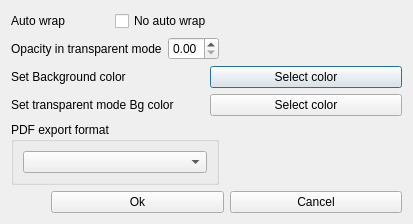
<?xml version="1.0" encoding="UTF-8"?>
<ui version="4.0">
 <class>SettingsInfoDialog</class>
 <widget class="QDialog" name="SettingsInfoDialog">
  <property name="geometry">
   <rect>
    <x>0</x>
    <y>0</y>
    <width>374</width>
    <height>201</height>
   </rect>
  </property>
  <property name="windowTitle">
   <string>Dialog</string>
  </property>
  <layout class="QVBoxLayout" name="verticalLayout">
   <item>
    <layout class="QHBoxLayout" name="horizontalLayout_2">
     <item>
      <widget class="QLabel" name="label">
       <property name="text">
        <string>Auto wrap</string>
       </property>
      </widget>
     </item>
     <item>
      <widget class="QCheckBox" name="noWrapCheckbox">
       <property name="text">
        <string>No auto wrap</string>
       </property>
      </widget>
     </item>
     <item>
      <spacer name="horizontalSpacer_2">
       <property name="sizeHint" stdset="0">
        <size>
         <width>189</width>
         <height>20</height>
        </size>
       </property>
      </spacer>
     </item>
    </layout>
   </item>
   <item>
    <layout class="QHBoxLayout" name="horizontalLayout_4">
     <item>
      <widget class="QLabel" name="opacityLabel">
       <property name="text">
        <string>Opacity in transparent mode</string>
       </property>
      </widget>
     </item>
     <item>
      <widget class="QDoubleSpinBox" name="opacityDoubleSpinBox">
       <property name="maximum">
        <double>1.000000000000000</double>
       </property>
       <property name="singleStep">
        <double>0.050000000000000</double>
       </property>
      </widget>
     </item>
     <item>
      <spacer name="horizontalSpacer_4">
       <property name="sizeHint" stdset="0">
        <size>
         <width>183</width>
         <height>28</height>
        </size>
       </property>
      </spacer>
     </item>
    </layout>
   </item>
   <item>
    <layout class="QHBoxLayout" name="horizontalLayout_8">
     <item>
      <widget class="QLabel" name="setTransparentModeColorLabel_2">
       <property name="text">
        <string>Set Background color</string>
       </property>
      </widget>
     </item>
     <item>
      <widget class="QPushButton" name="selectBgColor">
       <property name="text">
        <string>Select color</string>
       </property>
      </widget>
     </item>
    </layout>
   </item>
   <item>
    <layout class="QHBoxLayout" name="horizontalLayout_7">
     <item>
      <widget class="QLabel" name="setTransparentModeColorLabel">
       <property name="text">
        <string>Set transparent mode Bg color</string>
       </property>
      </widget>
     </item>
     <item>
      <widget class="QPushButton" name="pushButton">
       <property name="text">
        <string>Select color</string>
       </property>
      </widget>
     </item>
    </layout>
   </item>
   <item>
    <layout class="QHBoxLayout" name="horizontalLayout_6">
     <item>
      <widget class="QGroupBox" name="pdfExportGroupBox">
       <property name="title">
        <string>PDF export format</string>
       </property>
       <layout class="QHBoxLayout" name="horizontalLayout_5">
        <item>
         <widget class="QComboBox" name="pdfFormatComboBox"/>
        </item>
       </layout>
      </widget>
     </item>
     <item>
      <spacer name="horizontalSpacer_3">
       <property name="sizeHint" stdset="0">
        <size>
         <width>183</width>
         <height>28</height>
        </size>
       </property>
      </spacer>
     </item>
    </layout>
   </item>
   <item>
    <layout class="QHBoxLayout" name="horizontalLayout_3">
     <item>
      <spacer name="horizontalSpacer">
       <property name="sizeHint" stdset="0">
        <size>
         <width>40</width>
         <height>20</height>
        </size>
       </property>
      </spacer>
     </item>
     <item>
      <layout class="QHBoxLayout" name="horizontalLayout">
       <item>
        <widget class="QPushButton" name="okPushButton">
         <property name="text">
          <string>Ok</string>
         </property>
        </widget>
       </item>
       <item>
        <widget class="QPushButton" name="cancelPushButton_2">
         <property name="text">
          <string>Cancel</string>
         </property>
        </widget>
       </item>
      </layout>
     </item>
    </layout>
   </item>
  </layout>
 </widget>
 <resources/>
 <connections/>
</ui>
